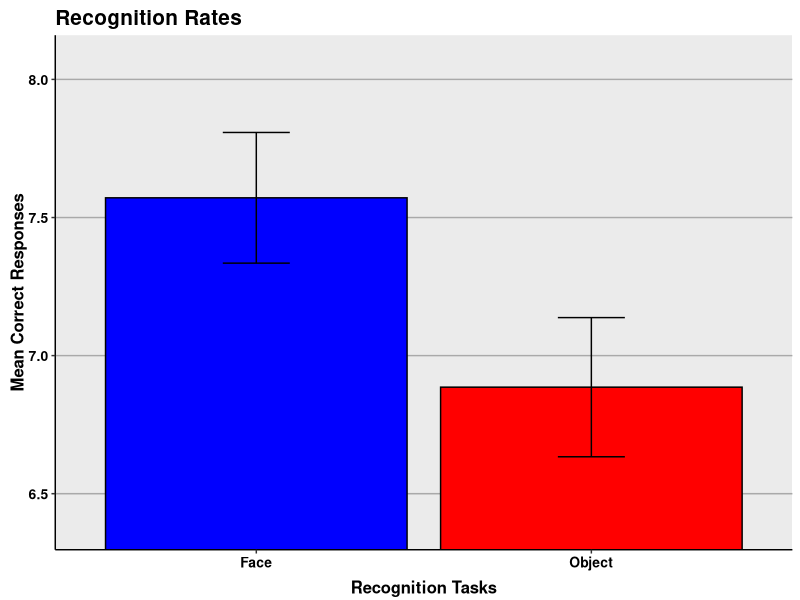

Source code (R):
## ---- chunk 1
dat=read.csv("data.csv")
## ---- chunk 2
str(dat)
## ---- chunk 3
dat$Participant<-as.factor(dat$Participant)
## ---- chunk 4
mean(dat$Scores[dat$Condition=="Face"])
mean(dat$Scores[dat$Condition=="Object"])
sd(dat$Scores[dat$Condition=="Face"])
sd(dat$Scores[dat$Condition=="Object"])
## ---- chunk 5
summary(aov(Scores~Condition+Error(Participant/Condition),data=dat))
## ---- chunk 6
t.test(dat$Scores[dat$"Condition"=="Face"],dat$Scores[dat$"Condition"=="Object"],var.equal=TRUE,paired=TRUE)
## ---- chunk 7
library(ggplot2)
library(gplots)
library(dplyr)
## ---- chunk 8
temp<-dat%>%group_by(Condition)%>%summarize(means=mean(Scores),
sems=sd(Scores)/sqrt(length(Scores)))
f<-ggplot(temp,aes(x=factor(Condition),y=means))+
geom_bar(stat="identity", color="black",
fill=c("blue", "red"))+
geom_errorbar(aes(ymax=means+sems,
ymin=means-sems),
width=.2)+
ggtitle("Recognition Rates")+
labs(x="Recognition Tasks",y="Mean Correct Responses")+
scale_x_discrete(breaks=c("Face", "Object"),
labels=c("Face", "Object"))+
theme(plot.title=element_text(size=15,face="bold",vjust=.5))+
theme(axis.title.x=element_text(size=12,face="bold",vjust=-.25))+
theme(axis.title.y=element_text(size=12,face="bold",vjust=.25))+
theme(axis.text.x=element_text(size=10,face="bold",
color="black"))+
theme(axis.text.y=element_text(size=10,face="bold",color="black"))+
coord_cartesian(ylim=c(min(temp$means)-2*max(temp$sems),
max(temp$means)+2*max(temp$sems)))+
theme(panel.border=element_blank(),axis.line=element_line())+
theme(panel.grid.major.x=element_blank())+
theme(panel.grid.major.y=element_line(color="darkgrey"))+
theme(panel.grid.minor.y=element_blank())
f
